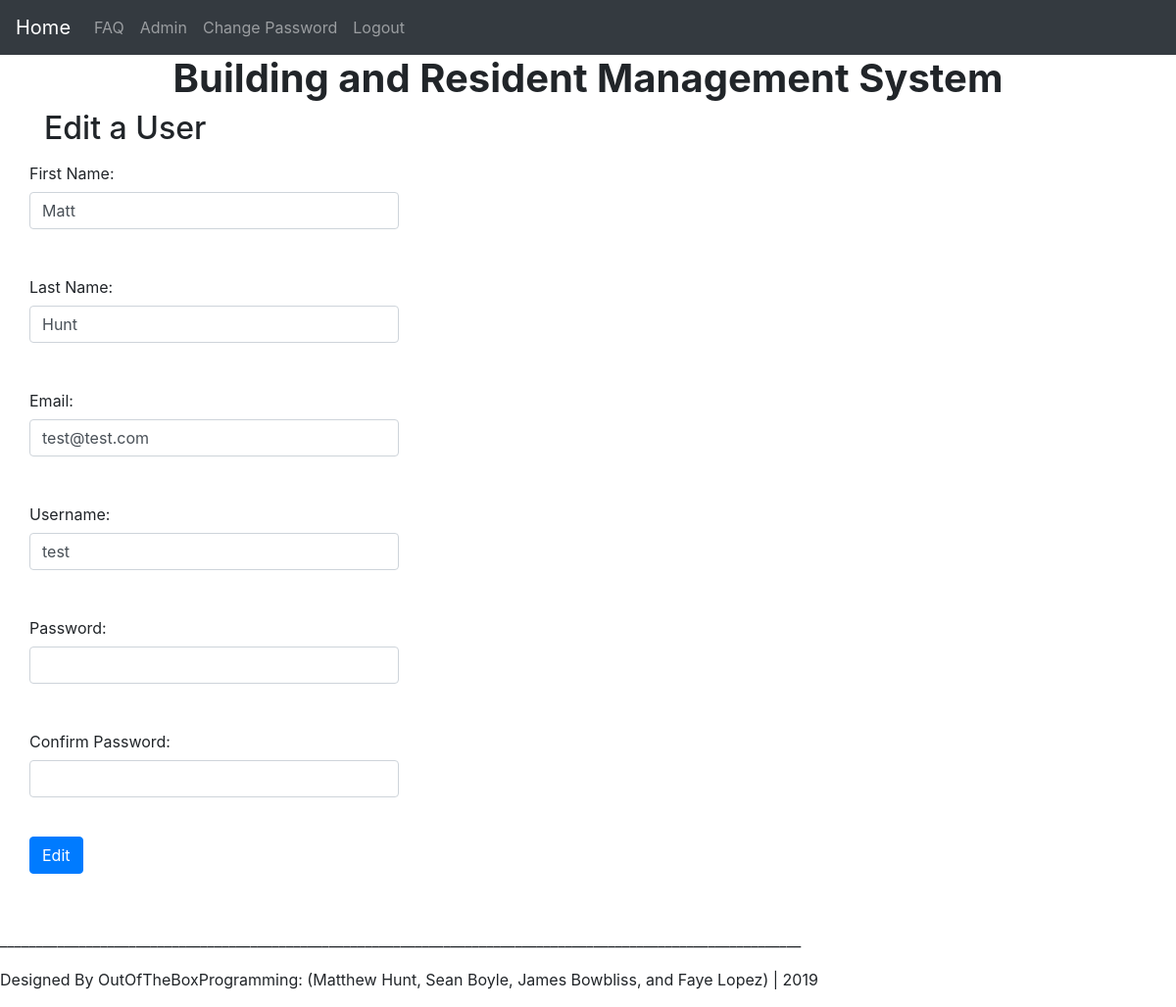
Page /edit_user.php?id=1 (signed in) on the committed database.
### tables this page shows
CREATE TABLE `Users` (
  `UserID` int(11) NOT NULL AUTO_INCREMENT,
  `FirstName` varchar(100) NOT NULL,
  `LastName` varchar(100) NOT NULL,
  `Email` varchar(100) NOT NULL,
  `Username` varchar(100) NOT NULL,
  `Password` varchar(100) NOT NULL,
  `Edit` varchar(10) NOT NULL DEFAULT 'Edit',
  `Del` varchar(10) NOT NULL DEFAULT 'Delete',
  `UserLevel` tinyint(3) unsigned NOT NULL DEFAULT '0',
  PRIMARY KEY (`UserID`),
  UNIQUE KEY `Username` (`Username`)
);

### edit_user.php (the view, shortened to what this page needs)
<!doctype html>
<html lang=en>
<head>
</head>
<body>
<div id="container">
<?php include("header.php"); ?>
<div id="content">
<div class="container"><h2>Edit a User</h2></div>
<?php
    if ( (isset($_GET['id'])) && (is_numeric($_GET['id'])) ) {
        $id = $_GET['id'];
    } elseif ( (isset($_POST['id'])) && (is_numeric($_POST['id'])) ) {
        $id = $_POST['id'];
    } else {
        echo '<p class="error">This page has been accessed in error.</p>';
        include ('footer.html');
        exit();
    }
    require ('mysqli_connect.php');
    $q = "SELECT FirstName, LastName, Email, Username FROM Users WHERE UserID=$id";
    $result = mysqli_query ($dbcon, $q);
    if (mysqli_num_rows($result) == 1) {
        $row = mysqli_fetch_array ($result, MYSQLI_NUM);
        echo '<div class="container"><form action="edit_user.php" method="post"><div class="form-group row"><div class="col-xs-3">
        <p><label class="col-form-label" for="FirstName">First Name:</label><input class="fl-left form-control" type="text" name="FirstName" size="30" maxlength="50" value="' . $row[0] . '"></p>
        <br>
        <p><label class="col-form-label" for="LastName">Last Name:</label><input class="fl-left form-control" type="text" name="LastName" size="30" maxlength="50" value="' . $row[1] . '"></p>
        <br>
        <p><label class="col-form-label" for="Email">Email:</label><input class="fl-left form-control" type="text" name="Email" size="30" maxlength="50" value="' . $row[2] . '"></p>
        <br>
        <p><label class="col-form-label" for="Username">Username:</label><input class="fl-left form-control" type="text" name="Username" size="30" maxlength="50" value="' . $row[3] . '"></p>
        <br>
        <p><label class="col-form-label" for="Password">Password:</label><input class="fl-left form-control" type="password" name="Password" size="30" maxlength="50" value="' . $row[4] . '"></p>
        <br>
        <p><label class="col-form-label" for="Username">Confirm Password:</label><input class="fl-left form-control" type="password" name="Password2" size="30" maxlength="50" value="' . $row[4] . '"></p>
        <br>
        <p><input class="btn btn-primary" id="submit" type="submit" name="submit" value="Edit"></p>
        <br>
        <input type="hidden" name="id" value="' . $id . '" />
        </div></div></form></div>';
    } else {
        echo '<p class="error">This page has been accessed in error.</p>';
    }
?>
    <footer>
	</footer>
</div>
</div>
</body>
</html>

### rows in the picture
users: FirstName "Matt", LastName "Hunt", Email "test@test.com", Username "test"
